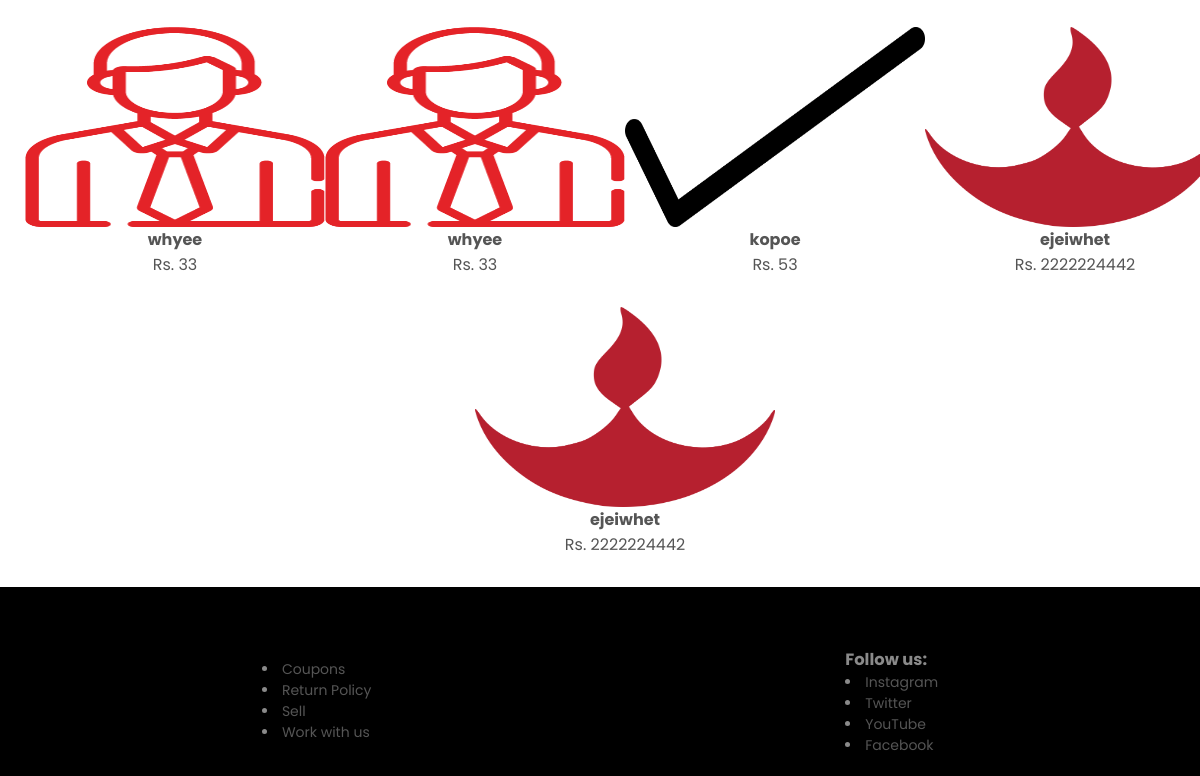
The page /products (lower part) on the database as committed earlier.
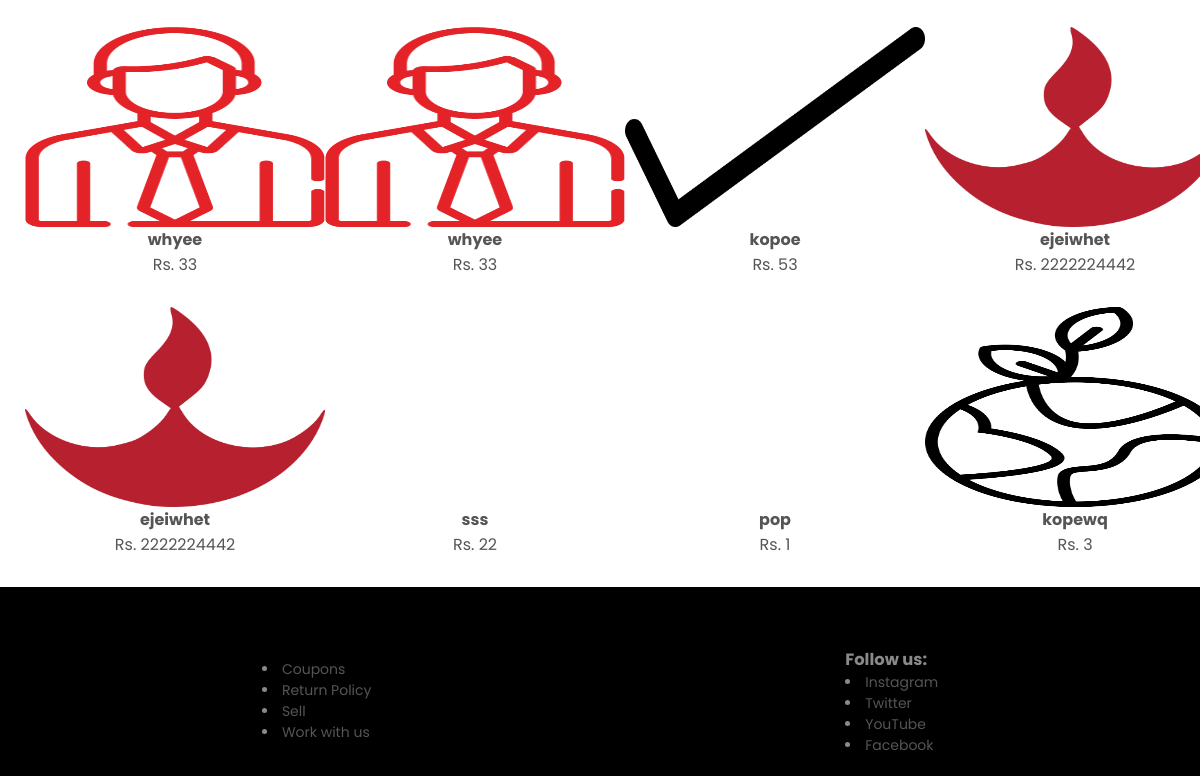
The same page on the database as committed later.
### kala/models.py (models this page shows, shortened)
class Product(models.Model):
    id = models.AutoField
    product_name = models.CharField(max_length = 50)
    category = models.CharField(max_length=50, default='')
    price = models.IntegerField(default = 0)
    desc = models.CharField(max_length = 300)
    pub_date = models.DateField(default=date.today)
    image = models.ImageField(upload_to="static/images",default='')

### kala/views.py (the view)
# urls.py: path('products', views.allproducts, name = 'Products'),
def allproducts(request):
    prod = Product.objects.all()
    return render(request,'allproducts.html',{'prod' : prod})

### templates/allproducts.html (shortened to what this page needs)
{% extends 'basic.html' %}
{% load static %}
{% block body %}
<link rel="stylesheet" href="{% static 'css/styleproducts.css' %}">
<div class="cat">
    <div class="row">
        {% for prod in prod %}
        <a href="product/{{prod.id}}">
            <div class="col-4">
                <img src="{{prod.image.url}}" width="300px" height="200px">
                <h4>{{prod.product_name}}</h4>
                <p>Rs. {{prod.price}}</p>
            </div>
        </a>
        {% endfor %}
    </div>
</div>
{% endblock %}

Rows that differ between the two databases and show on the page:
added Product: image (picture), product_name "sss", price "22"
added Product: image (picture), product_name "pop", price "1"
added Product: image (picture), product_name "kopewq", price "3"
